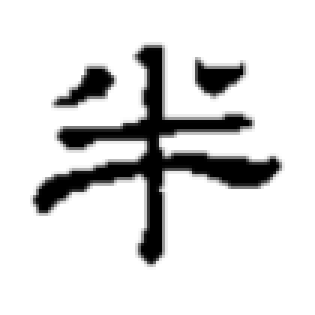
#> input picture data/Image_3780/Ban_034.png, 105 x 105 px (shown 3 times larger)
$ python -i junctionpoint_detector_Egy.py   (imports and definitions only)
#> lines starting #> are read from the running program, lines starting #| are printed output that depends on the picture; after the words box and inside, x2 and y2 are one past the last pixel; in counts of white or black regions, pixels touching at a corner belong together
import cv2
import numpy as np
from itertools import combinations

class Junctionpoint_detector:
    """交叉点检测：基于形态学击中/击不中变换，并合并邻近簇"""

    def __init__(self, merge_distance: float = 5.0):
        """
        参数:
            merge_distance: 交叉点合并距离阈值（像素）。
                            若两个交叉点距离小于此值，则合并为一个。
        """
        self.merge_distance = merge_distance
        self._kernels = self._create_intersection_kernels()

    def _create_intersection_kernels(self):
        """生成 3‑邻居 和 4‑邻居 的精确击中/击不中核"""
        kernels = []
        offsets = [(-1, -1), (-1, 0), (-1, 1),
                   (0, -1),          (0, 1),
                   (1, -1),  (1, 0),  (1, 1)]

        # 3 邻居（56个）
        for combo in combinations(range(8), 3):
            kernel = np.full((3, 3), -1, dtype=np.int8)
            kernel[1, 1] = 1
            for idx in combo:
                dr, dc = offsets[idx]
                kernel[1 + dr, 1 + dc] = 1
            kernels.append(kernel)

        # 4 邻居（70个）
        for combo in combinations(range(8), 4):
            kernel = np.full((3, 3), -1, dtype=np.int8)
            kernel[1, 1] = 1
            for idx in combo:
                dr, dc = offsets[idx]
                kernel[1 + dr, 1 + dc] = 1
            kernels.append(kernel)

        return kernels

    @staticmethod
    def _merge_points(points, distance_thresh):
        """将距离小于阈值的点合并为质心"""
        if not points:
            return []
        pts = np.array(points)
        merged = []
        used = np.zeros(len(pts), dtype=bool)

        for i in range(len(pts)):
            if used[i]:
                continue
            # 寻找所有距离当前点 < distance_thresh 的点
            dists = np.linalg.norm(pts - pts[i], axis=1)
            cluster_idx = np.where(dists < distance_thresh)[0]
            cluster_pts = pts[cluster_idx]
            centroid = np.mean(cluster_pts, axis=0)
            merged.append((int(round(centroid[0])), int(round(centroid[1]))))
            used[cluster_idx] = True

        return merged

    def detect(self, image_path: str):
        """检测交叉点，返回合并后的坐标列表 [(x, y), ...]"""
#> called with image_path = '../../../data/Image_3780/Ban_034.png'
        img = cv2.imread(image_path, cv2.IMREAD_GRAYSCALE)
#> img is the input picture: shape (105, 105); min 0, max 255, mean 219.7
        if img is None:
            raise FileNotFoundError(f"无法读取图像: {image_path}")

        _, binary = cv2.threshold(img, 127, 255, cv2.THRESH_BINARY)
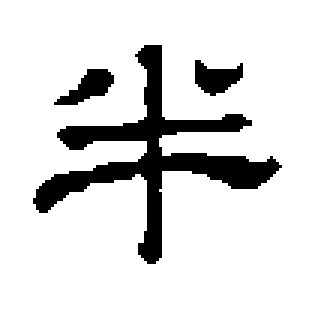
#> binary: shape (105, 105) (shown 3 times larger); 86.3% white; 3 black regions, box (x1, y1, x2, y2) and area: (11, 15, 94, 88) 1271, (18, 23, 38, 35) 120, (65, 20, 81, 32) 118

        # 击中/击不中匹配
        hitmiss_result = np.zeros_like(binary, dtype=np.uint8)
        for kernel in self._kernels:
            matched = cv2.morphologyEx(binary, cv2.MORPH_HITMISS, kernel)
            hitmiss_result = cv2.bitwise_or(hitmiss_result, matched)
#> this loop made 126 passes
#> pass 2, in detect, `matched = cv2.morphologyEx(binary, cv2.MORPH_HITMISS, kernel)`:
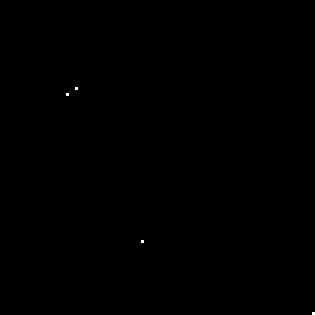
#> matched: shape (105, 105) (shown 3 times larger); 0.04% white in thin lines or dots, all inside (x1, y1, x2, y2) = (22, 29, 105, 105)
#> after the loop:
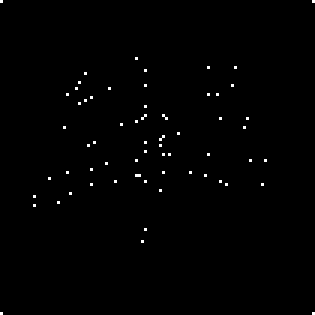
#> hitmiss_result: shape (105, 105) (shown 3 times larger); 0.61% white in thin lines or dots

        raw_points = [(x, y) for y, x in zip(*np.where(hitmiss_result > 0)[::-1])]
#> raw_points = 67 pairs, first value 0 to 104, second value 0 to 104

        # 合并邻近点
        merged_points = self._merge_points(raw_points, self.merge_distance)
#> in _merge_points, `pts = np.array(points)`: pts has the same summary as raw_points in detect
#> the loop in _merge_points, `for i in range(len(pts)):` made 67 passes
#> (cluster_idx, centroid) on passes 1, 2, 3, 4, 5, 6, 9, 10, 12, 24, 27, 28: ([0], [0, 0]), ([1], [0, 104]), ([2], [19, 45]), ([3], [22, 69]), ([4], [22, 78]), ([5], [23, 48]), ([8], [28, 48]), ([9], [28, 77]), ([11], [29, 36]), ([23], [39, 73]), ([26], [41, 40]), ([27], [42, 21])
#> (cluster_idx, cluster_pts, centroid) on passes 7, 11, 14, 19, 21, 25: ([6, 7], [[24, 28], [27, 26]], [25.5, 27]), ([7, 10, 12], [[27, 26], [29, 25], [31, 22]], [29, 24.33]), ([13, 14], [[31, 69], [31, 72]], [31, 70.5]), ([18, 19, 21], [[35, 48], [38, 48], [39, 47]], [37.33, 47.67]), ([20, 22], [[38, 54], [39, 55]], [38.5, 54.5]), ([24, 28], [[39, 82], [42, 81]], [40.5, 81.5])
#> after the loop in _merge_points, `for i in range(len(pts)):`: merged = 48 pairs, first value 0 to 104, second value 0 to 104
#> merged_points has the same summary as merged in _merge_points
        return merged_points

>>> result = Junctionpoint_detector().detect('../../../data/Image_3780/Ban_034.png')
#> result has the same summary as merged in _merge_points
